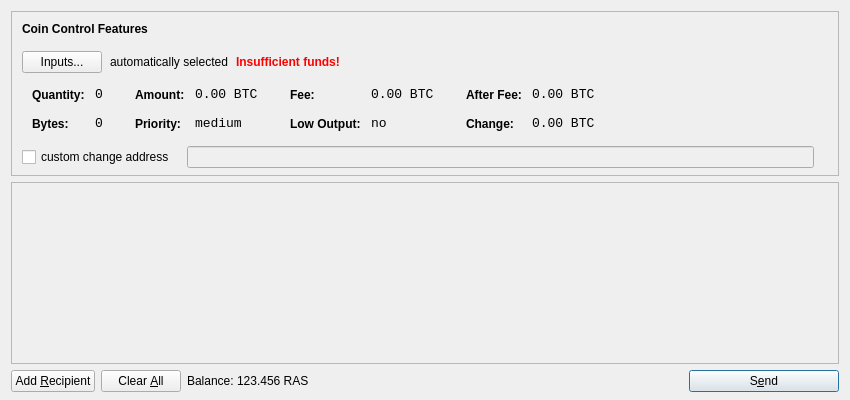
<?xml version="1.0" encoding="UTF-8"?>
<ui version="4.0">
 <class>SendCoinsDialog</class>
 <widget class="QDialog" name="SendCoinsDialog">
  <property name="geometry">
   <rect>
    <x>0</x>
    <y>0</y>
    <width>850</width>
    <height>400</height>
   </rect>
  </property>
  <property name="windowTitle">
   <string>Send Coins</string>
  </property>
  <layout class="QVBoxLayout" name="verticalLayout" stretch="0,1,0">
   <property name="bottomMargin">
    <number>8</number>
   </property>
   <item>
    <widget class="QFrame" name="frameCoinControl">
     <property name="sizePolicy">
      <sizepolicy hsizetype="Expanding" vsizetype="Expanding">
       <horstretch>0</horstretch>
       <verstretch>0</verstretch>
      </sizepolicy>
     </property>
     <property name="maximumSize">
      <size>
       <width>16777215</width>
       <height>16777215</height>
      </size>
     </property>
     <property name="frameShape">
      <enum>QFrame::StyledPanel</enum>
     </property>
     <property name="frameShadow">
      <enum>QFrame::Sunken</enum>
     </property>
     <layout class="QVBoxLayout" name="verticalLayoutCoinControl2">
      <property name="spacing">
       <number>-1</number>
      </property>
      <property name="leftMargin">
       <number>0</number>
      </property>
      <property name="topMargin">
       <number>0</number>
      </property>
      <property name="rightMargin">
       <number>0</number>
      </property>
      <property name="bottomMargin">
       <number>6</number>
      </property>
      <item>
       <layout class="QVBoxLayout" name="verticalLayoutCoinControl" stretch="0,0,0,0,1">
        <property name="spacing">
         <number>0</number>
        </property>
        <property name="leftMargin">
         <number>10</number>
        </property>
        <property name="topMargin">
         <number>10</number>
        </property>
        <item>
         <layout class="QHBoxLayout" name="horizontalLayoutCoinControl1">
          <property name="bottomMargin">
           <number>15</number>
          </property>
          <item>
           <widget class="QLabel" name="labelCoinControlFeatures">
            <property name="sizePolicy">
             <sizepolicy hsizetype="Preferred" vsizetype="Maximum">
              <horstretch>0</horstretch>
              <verstretch>0</verstretch>
             </sizepolicy>
            </property>
            <property name="font">
             <font>
              <weight>75</weight>
              <bold>true</bold>
             </font>
            </property>
            <property name="styleSheet">
             <string notr="true">font-weight:bold;</string>
            </property>
            <property name="text">
             <string>Coin Control Features</string>
            </property>
           </widget>
          </item>
         </layout>
        </item>
        <item>
         <layout class="QHBoxLayout" name="horizontalLayoutCoinControl2" stretch="0,0,0,0">
          <property name="spacing">
           <number>8</number>
          </property>
          <property name="bottomMargin">
           <number>10</number>
          </property>
          <item>
           <widget class="QPushButton" name="pushButtonCoinControl">
            <property name="styleSheet">
             <string notr="true"/>
            </property>
            <property name="text">
             <string>Inputs...</string>
            </property>
           </widget>
          </item>
          <item>
           <widget class="QLabel" name="labelCoinControlAutomaticallySelected">
            <property name="text">
             <string>automatically selected</string>
            </property>
            <property name="margin">
             <number>5</number>
            </property>
           </widget>
          </item>
          <item>
           <widget class="QLabel" name="labelCoinControlInsuffFunds">
            <property name="font">
             <font>
              <weight>75</weight>
              <bold>true</bold>
             </font>
            </property>
            <property name="styleSheet">
             <string notr="true">color:red;font-weight:bold;</string>
            </property>
            <property name="text">
             <string>Insufficient funds!</string>
            </property>
            <property name="margin">
             <number>5</number>
            </property>
           </widget>
          </item>
          <item>
           <spacer name="horizontalSpacerCoinControl">
            <property name="orientation">
             <enum>Qt::Horizontal</enum>
            </property>
            <property name="sizeHint" stdset="0">
             <size>
              <width>40</width>
              <height>1</height>
             </size>
            </property>
           </spacer>
          </item>
         </layout>
        </item>
        <item>
         <widget class="QWidget" name="widgetCoinControl" native="true">
          <property name="sizePolicy">
           <sizepolicy hsizetype="Preferred" vsizetype="Preferred">
            <horstretch>0</horstretch>
            <verstretch>0</verstretch>
           </sizepolicy>
          </property>
          <property name="minimumSize">
           <size>
            <width>0</width>
            <height>0</height>
           </size>
          </property>
          <property name="styleSheet">
           <string notr="true"/>
          </property>
          <layout class="QHBoxLayout" name="horizontalLayoutCoinControl5">
           <property name="margin">
            <number>0</number>
           </property>
           <item>
            <layout class="QHBoxLayout" name="horizontalLayoutCoinControl3" stretch="0,0,0,1">
             <property name="spacing">
              <number>20</number>
             </property>
             <property name="topMargin">
              <number>0</number>
             </property>
             <property name="bottomMargin">
              <number>10</number>
             </property>
             <item>
              <layout class="QFormLayout" name="formLayoutCoinControl1">
               <property name="horizontalSpacing">
                <number>10</number>
               </property>
               <property name="verticalSpacing">
                <number>14</number>
               </property>
               <property name="leftMargin">
                <number>10</number>
               </property>
               <property name="topMargin">
                <number>4</number>
               </property>
               <property name="rightMargin">
                <number>6</number>
               </property>
               <item row="0" column="0">
                <widget class="QLabel" name="labelCoinControlQuantityText">
                 <property name="styleSheet">
                  <string notr="true">font-weight:bold;</string>
                 </property>
                 <property name="text">
                  <string>Quantity:</string>
                 </property>
                 <property name="margin">
                  <number>0</number>
                 </property>
                </widget>
               </item>
               <item row="0" column="1">
                <widget class="QLabel" name="labelCoinControlQuantity">
                 <property name="font">
                  <font>
                   <family>Monospace</family>
                   <pointsize>10</pointsize>
                  </font>
                 </property>
                 <property name="cursor">
                  <cursorShape>IBeamCursor</cursorShape>
                 </property>
                 <property name="contextMenuPolicy">
                  <enum>Qt::ActionsContextMenu</enum>
                 </property>
                 <property name="text">
                  <string notr="true">0</string>
                 </property>
                 <property name="margin">
                  <number>0</number>
                 </property>
                 <property name="textInteractionFlags">
                  <set>Qt::LinksAccessibleByMouse|Qt::TextSelectableByKeyboard|Qt::TextSelectableByMouse</set>
                 </property>
                </widget>
               </item>
               <item row="1" column="0">
                <widget class="QLabel" name="labelCoinControlBytesText">
                 <property name="styleSheet">
                  <string notr="true">font-weight:bold;</string>
                 </property>
                 <property name="text">
                  <string>Bytes:</string>
                 </property>
                </widget>
               </item>
               <item row="1" column="1">
                <widget class="QLabel" name="labelCoinControlBytes">
                 <property name="font">
                  <font>
                   <family>Monospace</family>
                   <pointsize>10</pointsize>
                  </font>
                 </property>
                 <property name="cursor">
                  <cursorShape>IBeamCursor</cursorShape>
                 </property>
                 <property name="contextMenuPolicy">
                  <enum>Qt::ActionsContextMenu</enum>
                 </property>
                 <property name="text">
                  <string notr="true">0</string>
                 </property>
                 <property name="textInteractionFlags">
                  <set>Qt::LinksAccessibleByMouse|Qt::TextSelectableByKeyboard|Qt::TextSelectableByMouse</set>
                 </property>
                </widget>
               </item>
              </layout>
             </item>
             <item>
              <layout class="QFormLayout" name="formLayoutCoinControl2">
               <property name="horizontalSpacing">
                <number>10</number>
               </property>
               <property name="verticalSpacing">
                <number>14</number>
               </property>
               <property name="leftMargin">
                <number>6</number>
               </property>
               <property name="topMargin">
                <number>4</number>
               </property>
               <property name="rightMargin">
                <number>6</number>
               </property>
               <item row="0" column="0">
                <widget class="QLabel" name="labelCoinControlAmountText">
                 <property name="styleSheet">
                  <string notr="true">font-weight:bold;</string>
                 </property>
                 <property name="text">
                  <string>Amount:</string>
                 </property>
                 <property name="margin">
                  <number>0</number>
                 </property>
                </widget>
               </item>
               <item row="0" column="1">
                <widget class="QLabel" name="labelCoinControlAmount">
                 <property name="font">
                  <font>
                   <family>Monospace</family>
                   <pointsize>10</pointsize>
                  </font>
                 </property>
                 <property name="cursor">
                  <cursorShape>IBeamCursor</cursorShape>
                 </property>
                 <property name="contextMenuPolicy">
                  <enum>Qt::ActionsContextMenu</enum>
                 </property>
                 <property name="text">
                  <string notr="true">0.00 BTC</string>
                 </property>
                 <property name="textInteractionFlags">
                  <set>Qt::LinksAccessibleByMouse|Qt::TextSelectableByKeyboard|Qt::TextSelectableByMouse</set>
                 </property>
                </widget>
               </item>
               <item row="1" column="0">
                <widget class="QLabel" name="labelCoinControlPriorityText">
                 <property name="styleSheet">
                  <string notr="true">font-weight:bold;</string>
                 </property>
                 <property name="text">
                  <string>Priority:</string>
                 </property>
                </widget>
               </item>
               <item row="1" column="1">
                <widget class="QLabel" name="labelCoinControlPriority">
                 <property name="font">
                  <font>
                   <family>Monospace</family>
                   <pointsize>10</pointsize>
                  </font>
                 </property>
                 <property name="cursor">
                  <cursorShape>IBeamCursor</cursorShape>
                 </property>
                 <property name="contextMenuPolicy">
                  <enum>Qt::ActionsContextMenu</enum>
                 </property>
                 <property name="text">
                  <string>medium</string>
                 </property>
                 <property name="textInteractionFlags">
                  <set>Qt::LinksAccessibleByMouse|Qt::TextSelectableByKeyboard|Qt::TextSelectableByMouse</set>
                 </property>
                </widget>
               </item>
              </layout>
             </item>
             <item>
              <layout class="QFormLayout" name="formLayoutCoinControl3">
               <property name="horizontalSpacing">
                <number>10</number>
               </property>
               <property name="verticalSpacing">
                <number>14</number>
               </property>
               <property name="leftMargin">
                <number>6</number>
               </property>
               <property name="topMargin">
                <number>4</number>
               </property>
               <property name="rightMargin">
                <number>6</number>
               </property>
               <item row="0" column="0">
                <widget class="QLabel" name="labelCoinControlFeeText">
                 <property name="styleSheet">
                  <string notr="true">font-weight:bold;</string>
                 </property>
                 <property name="text">
                  <string>Fee:</string>
                 </property>
                 <property name="margin">
                  <number>0</number>
                 </property>
                </widget>
               </item>
               <item row="0" column="1">
                <widget class="QLabel" name="labelCoinControlFee">
                 <property name="font">
                  <font>
                   <family>Monospace</family>
                   <pointsize>10</pointsize>
                  </font>
                 </property>
                 <property name="cursor">
                  <cursorShape>IBeamCursor</cursorShape>
                 </property>
                 <property name="contextMenuPolicy">
                  <enum>Qt::ActionsContextMenu</enum>
                 </property>
                 <property name="text">
                  <string notr="true">0.00 BTC</string>
                 </property>
                 <property name="textInteractionFlags">
                  <set>Qt::LinksAccessibleByMouse|Qt::TextSelectableByKeyboard|Qt::TextSelectableByMouse</set>
                 </property>
                </widget>
               </item>
               <item row="1" column="0">
                <widget class="QLabel" name="labelCoinControlLowOutputText">
                 <property name="styleSheet">
                  <string notr="true">font-weight:bold;</string>
                 </property>
                 <property name="text">
                  <string>Low Output:</string>
                 </property>
                </widget>
               </item>
               <item row="1" column="1">
                <widget class="QLabel" name="labelCoinControlLowOutput">
                 <property name="font">
                  <font>
                   <family>Monospace</family>
                   <pointsize>10</pointsize>
                  </font>
                 </property>
                 <property name="cursor">
                  <cursorShape>IBeamCursor</cursorShape>
                 </property>
                 <property name="contextMenuPolicy">
                  <enum>Qt::ActionsContextMenu</enum>
                 </property>
                 <property name="text">
                  <string>no</string>
                 </property>
                 <property name="textInteractionFlags">
                  <set>Qt::LinksAccessibleByMouse|Qt::TextSelectableByKeyboard|Qt::TextSelectableByMouse</set>
                 </property>
                </widget>
               </item>
              </layout>
             </item>
             <item>
              <layout class="QFormLayout" name="formLayoutCoinControl4">
               <property name="horizontalSpacing">
                <number>10</number>
               </property>
               <property name="verticalSpacing">
                <number>14</number>
               </property>
               <property name="leftMargin">
                <number>6</number>
               </property>
               <property name="topMargin">
                <number>4</number>
               </property>
               <property name="rightMargin">
                <number>6</number>
               </property>
               <item row="0" column="0">
                <widget class="QLabel" name="labelCoinControlAfterFeeText">
                 <property name="styleSheet">
                  <string notr="true">font-weight:bold;</string>
                 </property>
                 <property name="text">
                  <string>After Fee:</string>
                 </property>
                 <property name="margin">
                  <number>0</number>
                 </property>
                </widget>
               </item>
               <item row="0" column="1">
                <widget class="QLabel" name="labelCoinControlAfterFee">
                 <property name="font">
                  <font>
                   <family>Monospace</family>
                   <pointsize>10</pointsize>
                  </font>
                 </property>
                 <property name="cursor">
                  <cursorShape>IBeamCursor</cursorShape>
                 </property>
                 <property name="contextMenuPolicy">
                  <enum>Qt::ActionsContextMenu</enum>
                 </property>
                 <property name="text">
                  <string notr="true">0.00 BTC</string>
                 </property>
                 <property name="textInteractionFlags">
                  <set>Qt::LinksAccessibleByMouse|Qt::TextSelectableByKeyboard|Qt::TextSelectableByMouse</set>
                 </property>
                </widget>
               </item>
               <item row="1" column="0">
                <widget class="QLabel" name="labelCoinControlChangeText">
                 <property name="styleSheet">
                  <string notr="true">font-weight:bold;</string>
                 </property>
                 <property name="text">
                  <string>Change:</string>
                 </property>
                </widget>
               </item>
               <item row="1" column="1">
                <widget class="QLabel" name="labelCoinControlChange">
                 <property name="font">
                  <font>
                   <family>Monospace</family>
                   <pointsize>10</pointsize>
                  </font>
                 </property>
                 <property name="cursor">
                  <cursorShape>IBeamCursor</cursorShape>
                 </property>
                 <property name="contextMenuPolicy">
                  <enum>Qt::ActionsContextMenu</enum>
                 </property>
                 <property name="text">
                  <string notr="true">0.00 BTC</string>
                 </property>
                 <property name="textInteractionFlags">
                  <set>Qt::LinksAccessibleByMouse|Qt::TextSelectableByKeyboard|Qt::TextSelectableByMouse</set>
                 </property>
                </widget>
               </item>
              </layout>
             </item>
            </layout>
           </item>
          </layout>
         </widget>
        </item>
        <item>
         <layout class="QHBoxLayout" name="horizontalLayoutCoinControl4" stretch="0,0,0">
          <property name="spacing">
           <number>12</number>
          </property>
          <property name="sizeConstraint">
           <enum>QLayout::SetDefaultConstraint</enum>
          </property>
          <property name="topMargin">
           <number>5</number>
          </property>
          <property name="rightMargin">
           <number>5</number>
          </property>
          <item>
           <widget class="QCheckBox" name="checkBoxCoinControlChange">
            <property name="text">
             <string>custom change address</string>
            </property>
           </widget>
          </item>
          <item>
           <widget class="QLineEdit" name="lineEditCoinControlChange">
            <property name="enabled">
             <bool>false</bool>
            </property>
            <property name="sizePolicy">
             <sizepolicy hsizetype="Expanding" vsizetype="Fixed">
              <horstretch>0</horstretch>
              <verstretch>0</verstretch>
             </sizepolicy>
            </property>
           </widget>
          </item>
          <item>
           <widget class="QLabel" name="labelCoinControlChangeLabel">
            <property name="sizePolicy">
             <sizepolicy hsizetype="Preferred" vsizetype="Expanding">
              <horstretch>0</horstretch>
              <verstretch>0</verstretch>
             </sizepolicy>
            </property>
            <property name="minimumSize">
             <size>
              <width>0</width>
              <height>0</height>
             </size>
            </property>
            <property name="text">
             <string/>
            </property>
            <property name="margin">
             <number>3</number>
            </property>
           </widget>
          </item>
         </layout>
        </item>
        <item>
         <spacer name="verticalSpacerCoinControl">
          <property name="orientation">
           <enum>Qt::Vertical</enum>
          </property>
          <property name="sizeHint" stdset="0">
           <size>
            <width>800</width>
            <height>1</height>
           </size>
          </property>
         </spacer>
        </item>
       </layout>
      </item>
     </layout>
    </widget>
   </item>
   <item>
    <widget class="QScrollArea" name="scrollArea">
     <property name="widgetResizable">
      <bool>true</bool>
     </property>
     <widget class="QWidget" name="scrollAreaWidgetContents">
      <property name="geometry">
       <rect>
        <x>0</x>
        <y>0</y>
        <width>830</width>
        <height>165</height>
       </rect>
      </property>
      <layout class="QVBoxLayout" name="verticalLayout_2">
       <property name="margin">
        <number>0</number>
       </property>
       <item>
        <layout class="QVBoxLayout" name="entries">
         <property name="spacing">
          <number>6</number>
         </property>
        </layout>
       </item>
       <item>
        <spacer name="verticalSpacer">
         <property name="orientation">
          <enum>Qt::Vertical</enum>
         </property>
         <property name="sizeHint" stdset="0">
          <size>
           <width>20</width>
           <height>40</height>
          </size>
         </property>
        </spacer>
       </item>
      </layout>
     </widget>
    </widget>
   </item>
   <item>
    <layout class="QHBoxLayout" name="horizontalLayout">
     <item>
      <widget class="QPushButton" name="addButton">
       <property name="toolTip">
        <string>Send to multiple recipients at once</string>
       </property>
       <property name="text">
        <string>Add &amp;Recipient</string>
       </property>
       <property name="icon">
        <iconset resource="../bitcoin.qrc">
         <normaloff>:/icons/add</normaloff>:/icons/add</iconset>
       </property>
       <property name="autoDefault">
        <bool>false</bool>
       </property>
      </widget>
     </item>
     <item>
      <widget class="QPushButton" name="clearButton">
       <property name="sizePolicy">
        <sizepolicy hsizetype="Minimum" vsizetype="Fixed">
         <horstretch>0</horstretch>
         <verstretch>0</verstretch>
        </sizepolicy>
       </property>
       <property name="toolTip">
        <string>Remove all transaction fields</string>
       </property>
       <property name="text">
        <string>Clear &amp;All</string>
       </property>
       <property name="icon">
        <iconset resource="../bitcoin.qrc">
         <normaloff>:/icons/remove</normaloff>:/icons/remove</iconset>
       </property>
       <property name="autoRepeatDelay">
        <number>300</number>
       </property>
       <property name="autoDefault">
        <bool>false</bool>
       </property>
      </widget>
     </item>
     <item>
      <layout class="QHBoxLayout" name="horizontalLayout_2">
       <property name="spacing">
        <number>3</number>
       </property>
       <item>
        <widget class="QLabel" name="label">
         <property name="text">
          <string>Balance:</string>
         </property>
        </widget>
       </item>
       <item>
        <widget class="QLabel" name="labelBalance">
         <property name="cursor">
          <cursorShape>IBeamCursor</cursorShape>
         </property>
         <property name="text">
          <string>123.456 RAS</string>
         </property>
         <property name="textInteractionFlags">
          <set>Qt::LinksAccessibleByMouse|Qt::TextSelectableByKeyboard|Qt::TextSelectableByMouse</set>
         </property>
        </widget>
       </item>
      </layout>
     </item>
     <item>
      <spacer name="horizontalSpacer">
       <property name="orientation">
        <enum>Qt::Horizontal</enum>
       </property>
       <property name="sizeHint" stdset="0">
        <size>
         <width>40</width>
         <height>20</height>
        </size>
       </property>
      </spacer>
     </item>
     <item>
      <widget class="QPushButton" name="sendButton">
       <property name="minimumSize">
        <size>
         <width>150</width>
         <height>0</height>
        </size>
       </property>
       <property name="toolTip">
        <string>Confirm the send action</string>
       </property>
       <property name="text">
        <string>S&amp;end</string>
       </property>
       <property name="icon">
        <iconset resource="../bitcoin.qrc">
         <normaloff>:/icons/send</normaloff>:/icons/send</iconset>
       </property>
       <property name="default">
        <bool>true</bool>
       </property>
      </widget>
     </item>
    </layout>
   </item>
  </layout>
 </widget>
 <resources>
  <include location="../bitcoin.qrc"/>
 </resources>
 <connections/>
</ui>
